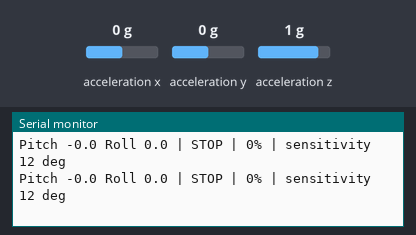
A sketch run on a simulated ESP32. Shown: the last lines printed to the serial monitor. Wiring (inferred from the names in the program): MPU-6050 motion sensor at I2C address 0x68. The test bench sets the inputs (shaded band); at power-on: acceleration x 0 g, acceleration y 0 g, acceleration z 1 g.

Above: at 3.3 s.
3.4 s: acceleration x set to -1.4 g
At 4.3 s:
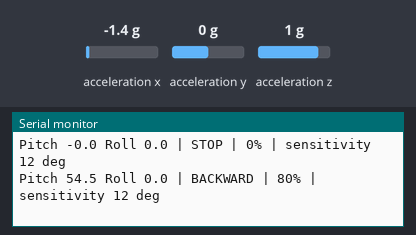
5.8 s: acceleration y set to -1.4 g
At 6.5 s:
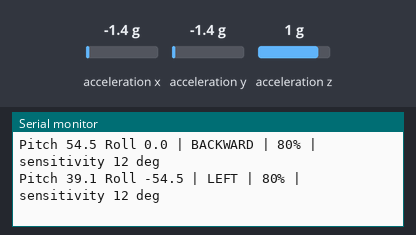
8.0 s: acceleration y set to 1.4 g
At 8.7 s:
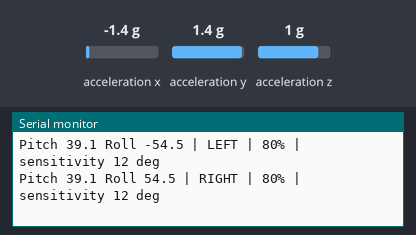
10.2 s: acceleration z set to -1.4 g
At 10.9 s:
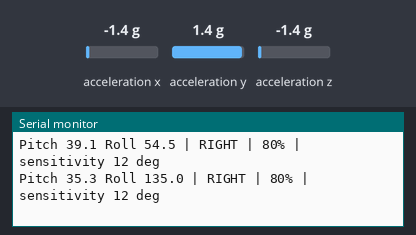

The sketch:

Gesture_Transmitter.ino
```cpp
#include <WiFi.h>
#include <Wire.h>
#include <esp_now.h>
#include <esp_wifi.h>
#include <math.h>

constexpr int SDA_PIN=21, SCL_PIN=22;
constexpr uint8_t WIFI_CHANNEL=1, MPU_ADDR=0x68;
constexpr uint8_t MAX_GESTURE_PERCENT=80;
constexpr float MAX_TILT_DEG=35.0f;
constexpr float MIN_MOVING_PERCENT=35.0f;
constexpr uint32_t SEND_INTERVAL_MS=50;

enum PacketType : uint8_t { PKT_GESTURE=1, PKT_SETTINGS=2 };
enum Command : uint8_t { CMD_STOP=0, CMD_FORWARD=1, CMD_BACKWARD=2, CMD_LEFT=3, CMD_RIGHT=4 };

typedef struct __attribute__((packed)) {
  uint8_t type;
  uint8_t command;
  uint8_t speedPercent;
  uint8_t sensitivityDeg;
  float pitch;
  float roll;
  uint32_t counter;
} RoverPacket;

float pitchOffset=0, rollOffset=0, pitchDeg=0, rollDeg=0;
uint8_t sensitivityDeg=12;
uint32_t packetCounter=0, lastSendMs=0;
bool sensorOK=false, calibrated=false;

bool writeReg(uint8_t reg,uint8_t value) {
  Wire.beginTransmission(MPU_ADDR); Wire.write(reg); Wire.write(value);
  return Wire.endTransmission()==0;
}
bool readRegs(uint8_t reg,uint8_t* data,uint8_t len) {
  Wire.beginTransmission(MPU_ADDR); Wire.write(reg);
  if(Wire.endTransmission(false)!=0)return false;
  int n=Wire.requestFrom((int)MPU_ADDR,(int)len,(int)true);
  if(n!=len)return false;
  for(uint8_t i=0;i<len;i++)data[i]=Wire.read();
  return true;
}
bool readRaw(int16_t &ax,int16_t &ay,int16_t &az) {
  uint8_t b[6];
  if(!readRegs(0x3B,b,6))return false;
  ax=(int16_t)((b[0]<<8)|b[1]);
  ay=(int16_t)((b[2]<<8)|b[3]);
  az=(int16_t)((b[4]<<8)|b[5]);
  return true;
}
bool getAngles(float &pitch,float &roll) {
  int16_t ax,ay,az;
  if(!readRaw(ax,ay,az))return false;
  float x=ax,y=ay,z=az;
  pitch=atan2f(-x,sqrtf(y*y+z*z))*180.0f/PI;
  roll=atan2f(y,z)*180.0f/PI;
  return true;
}
void calibrate() {
  Serial.println("Hold controller still and level for calibration...");
  float ps=0,rs=0; int good=0;
  for(int i=0;i<100;i++) {
    float p,r;
    if(getAngles(p,r)){ps+=p;rs+=r;good++;}
    delay(20);
  }
  if(good>20) {
    pitchOffset=ps/good; rollOffset=rs/good; calibrated=true;
    Serial.printf("Calibration complete: pitch offset %.2f, roll offset %.2f\n",pitchOffset,rollOffset);
  } else Serial.println("Calibration failed. Check MPU6050 wiring and I2C.");
}
void onDataRecv(const esp_now_recv_info_t *info,const uint8_t *data,int len) {
  if(len!=sizeof(RoverPacket))return;
  RoverPacket p; memcpy(&p,data,sizeof(p));
  if(p.type==PKT_SETTINGS)sensitivityDeg=constrain(p.sensitivityDeg,6,25);
}
void sendPacket(uint8_t cmd,uint8_t speed) {
  RoverPacket p={};
  p.type=PKT_GESTURE; p.command=cmd; p.speedPercent=min((int)speed,(int)MAX_GESTURE_PERCENT);
  p.sensitivityDeg=sensitivityDeg; p.pitch=pitchDeg; p.roll=rollDeg; p.counter=++packetCounter;
  uint8_t bcast[6]={255,255,255,255,255,255};
  esp_now_send(bcast,(uint8_t*)&p,sizeof(p));
}

void setup() {
  Serial.begin(115200);
  Wire.begin(SDA_PIN,SCL_PIN); Wire.setClock(100000);
  sensorOK=writeReg(0x6B,0x00); delay(100);
  uint8_t who=0; bool whoOK=readRegs(0x75,&who,1);
  Serial.printf("MPU read: %s, WHO_AM_I=0x%02X\n",whoOK?"OK":"failed",who);
  WiFi.mode(WIFI_STA); WiFi.setSleep(false);
  esp_wifi_set_channel(WIFI_CHANNEL,WIFI_SECOND_CHAN_NONE);
  if(esp_now_init()!=ESP_OK){Serial.println("ESP-NOW init failed");while(true)delay(1000);}
  esp_now_register_recv_cb(onDataRecv);
  esp_now_peer_info_t peer={};
  memset(peer.peer_addr,0xFF,6); peer.channel=WIFI_CHANNEL; peer.encrypt=false;
  if(!esp_now_is_peer_exist(peer.peer_addr) && esp_now_add_peer(&peer)!=ESP_OK)
    Serial.println("Could not add broadcast peer");
  if(sensorOK)calibrate();
}

void loop() {
  if(millis()-lastSendMs<SEND_INTERVAL_MS)return;
  lastSendMs=millis();

  if(!sensorOK || !calibrated || !getAngles(pitchDeg,rollDeg)) {
    pitchDeg=rollDeg=0;
    sendPacket(CMD_STOP,0);
    return;
  }
  pitchDeg-=pitchOffset; rollDeg-=rollOffset;
  uint8_t cmd=CMD_STOP; float tilt=0;
  // Forward/back from pitch; left/right from roll.
  // If your stick is mounted differently, invert the corresponding signs.
  if(fabsf(pitchDeg)>=sensitivityDeg && fabsf(pitchDeg)>=fabsf(rollDeg)) {
    cmd=pitchDeg<0?CMD_FORWARD:CMD_BACKWARD; tilt=fabsf(pitchDeg);
  } else if(fabsf(rollDeg)>=sensitivityDeg) {
    cmd=rollDeg>0?CMD_RIGHT:CMD_LEFT; tilt=fabsf(rollDeg);
  }
  uint8_t speed=0;
  if(cmd!=CMD_STOP) {
    float t=constrain(tilt,(float)sensitivityDeg,MAX_TILT_DEG);
    float ratio=(t-sensitivityDeg)/(MAX_TILT_DEG-sensitivityDeg);
    speed=(uint8_t)constrain(MIN_MOVING_PERCENT+ratio*(MAX_GESTURE_PERCENT-MIN_MOVING_PERCENT),
                             MIN_MOVING_PERCENT,MAX_GESTURE_PERCENT);
  }
  sendPacket(cmd,speed);

  static uint32_t lastPrint=0;
  if(millis()-lastPrint>500) {
    lastPrint=millis();
    const char* names[]={"STOP","FORWARD","BACKWARD","LEFT","RIGHT"};
    Serial.printf("Pitch %.1f Roll %.1f | %s | %u%% | sensitivity %u deg\n",
                  pitchDeg,rollDeg,names[cmd],speed,sensitivityDeg);
  }
}
```

Measured:
- after the input at 3.4 s, the serial monitor: prints a new line after 0.44 s (image 1)
- after the input at 5.8 s, the serial monitor: prints a new line after 0.24 s (image 2)
- after the input at 8.0 s, the serial monitor: prints a new line after 0.24 s (image 3)
- after the input at 10.2 s, the serial monitor: prints a new line after 0.24 s (image 4)
